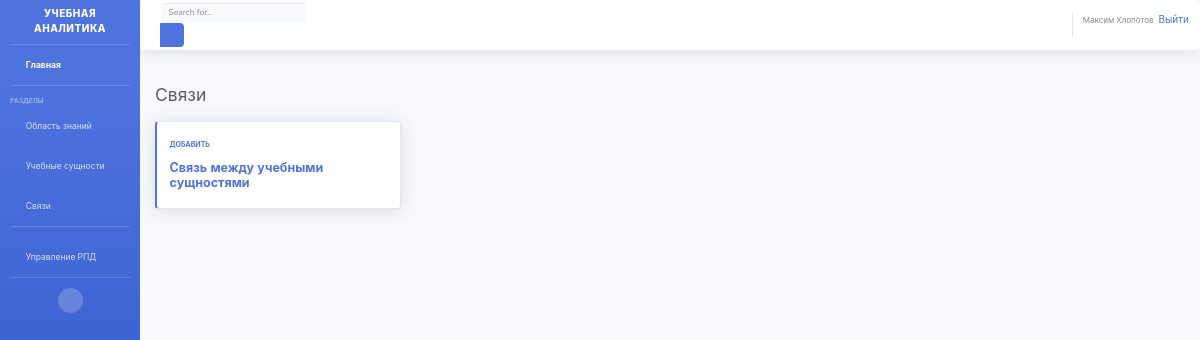
/relation/ (signed in), run on an earlier commit of the app's database.
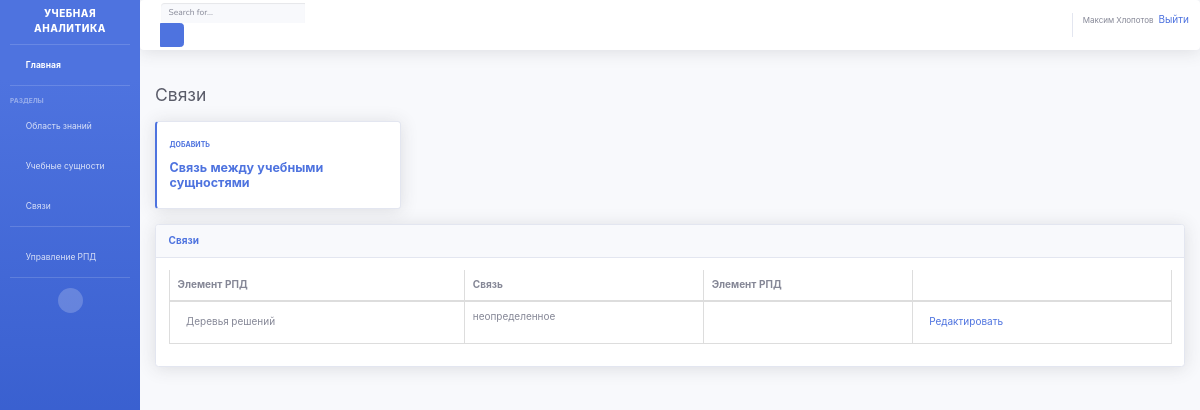
And on a later commit of the database.
### dataprocessing/models.py (models this page shows)
class Relation(models.Model):
    STATUS_CHOICES = (
        ('0', 'неопределенное'),
        ('1', 'включает в себя'),
        ('2', 'относится к'),
        ('3', 'является пререквизитом для'),
        ('4', 'имеет пререквизит'),
        ('5', 'тождество'),
        ('6', 'являются частями одного раздела'),
        ('7', 'отсутствует'),
    )
    item1 = models.ForeignKey(Items,on_delete=models.CASCADE, related_name = 'item1', verbose_name='Элемент РПД')
    relation = models.CharField(max_length=10, choices=STATUS_CHOICES, default='1', verbose_name='Связь')
    item2 = models.ManyToManyField(Items, related_name = 'item2', verbose_name='Элемент РПД')

class Items(models.Model):
    name = models.CharField(max_length=200, blank=True, verbose_name='Название')
    domain = models.ForeignKey(Domain, null = True, blank = True, help_text='Укажите область', verbose_name='Область знаний',on_delete=models.CASCADE,)
    author = models.ForeignKey(User, on_delete=models.CASCADE, related_name = 'author', verbose_name='Пользователи')
    value = models.IntegerField(blank=True, null = True, default = 0, verbose_name='Значение')
    source = models.CharField(max_length=200, blank=True, verbose_name='Источник')
    def __str__(self):
        return self.name

### dataprocessing/views.py (the view)
# urls.py: url(r'^relation/$', views.RelationListView.as_view(), name = 'relation'),
class RelationListView(generic.ListView):
    model = Relation
    def get_queryset(self):
        return Relation.objects.all()

### dataprocessing/templates/dataprocessing/relation_list.html (shortened to what this page needs)
{% extends "main.html" %}
{% block content %}
{% if user.is_authenticated %}
 <div class="d-sm-flex align-items-center justify-content-between mb-4">
      <h1 class="h3 mb-0 text-gray-800">Связи</h1>
      </div>
          <div class="row">
            <div class="col-xl-3 col-md-6 mb-4">
              <div class="card border-left-primary shadow h-100 py-2">
                <div class="card-body">
                  <div class="row no-gutters align-items-center">
                    <div class="col mr-2">
                      <div class="text-xs font-weight-bold text-primary text-uppercase mb-1">Добавить</div>
                      <div class="h5 mb-0 font-weight-bold text-gray-800"><a href = "{% url 'post_relation' %}">Связь между учебными сущностями</a>
                      </div>
                    </div>
                    <div class="col-auto">
                      <i class="fas fa-sitemap fa-2x text-gray-300"></i>
                    </div>
                  </div>
                </div>
              </div>
            </div>
</div>
{% if relation_list %}
          <div class="card shadow mb-4">
            <div class="card-header py-3">
              <h6 class="m-0 font-weight-bold text-primary">Связи</h6>
            </div>
            <div class="card-body">
              <div class="table-responsive">
                <table class="table table-bordered" id="dataTable" width="100%" cellspacing="0">
                  <thead>
                <tr>
                  <th>Элемент РПД</th>
                  <th>Связь</th>
                  <th>Элемент РПД</th>
                  <th></th>
                </tr>
              </thead>
              <tbody>
              {% for rel in relation_list %}
                <tr>
                <td><a class="btn btn-default" href="{% url 'details' pk=rel.item1.pk %}">{{rel.item1}}</a></td>
                <td>{{rel.get_relation_display}}</td>
                <td></td>
                <td><a class="btn btn-link" href="{% url 'edit_relation' pk=rel.pk %}">Редактировать</a></td>
                </tr>
              </tbody>
              {% endfor %}
            </table>
          </div>
</div>
</div>
{% endif %}
{%else%}
    <p>У вас нет доступа к этой странице. Обратитесь к администратору</p>
    <li><a href="{% url 'index'%}">Вернуться</a></li>
{% endif %}
{% endblock %}

### dataprocessing/templates/main.html (shortened to what this page needs)
<!DOCTYPE html>
<html lang="en">
<head>
  <link rel="stylesheet" href="https://maxcdn.bootstrapcdn.com/bootstrap/3.3.7/css/bootstrap.min.css">
  <link rel="stylesheet" href="https://cdn.jsdelivr.net/npm/bootstrap-select@1.13.12/dist/css/bootstrap-select.min.css">
  <link href="/static/vendor/fontawesome-free/css/all.min.css" rel="stylesheet" type="text/css">
  {% load static%}
  <link href="/static/css/sb-admin-2.min.css" rel="stylesheet">
</head>
<body id="page-top">
  <div id="wrapper">
    <ul class="navbar-nav bg-gradient-primary sidebar sidebar-dark accordion" id="accordionSidebar">
      <a class="sidebar-brand d-flex align-items-center justify-content-center" href="{% url 'index' %}">
        <div class="sidebar-brand-text mx-3">УЧЕБНАЯ АНАЛИТИКА</div>
      </a>
      <hr class="sidebar-divider my-0">
      <li class="nav-item active">
        <a class="nav-link" href="{% url 'index' %}">
          <i class="fas fa-fw fa-tachometer-alt"></i>
          <span>Главная</span></a>
      </li>
      <hr class="sidebar-divider">
      <div class="sidebar-heading">
        Разделы
      </div>
      {% if user.is_authenticated %}
      <li class="nav-item">
        <a class="nav-link" href="{% url 'domain' %}">
          <i class="fas fa-fw fa-university"></i>
          <span>Область знаний</span></a>
      </li>
      <li class="nav-item">
        <a class="nav-link" href="{% url 'items' %}">
          <i class="fas fa-fw fa-list"></i>
          <span>Учебные сущности</span></a>
      </li>
      <li class="nav-item">
        <a class="nav-link" href="{% url 'relation' %}">
          <i class="fas fa-fw fa-sitemap"></i>
          <span>Связи</span></a>
      </li>
      <hr class="sidebar-divider">
      {% if user.is_staff %}
      <li class="nav-item">
        <a class="nav-link" href="{% url 'workprograms' %}">
          <i class="fas fa-fw fa-university"></i>
          <span>Управление РПД</span></a>
      </li>
      {% endif %}
      <hr class="sidebar-divider d-none d-md-block">
      <div class="text-center d-none d-md-inline">
        <button class="rounded-circle border-0" id="sidebarToggle"></button>
      </div>
    </ul>
    <div id="content-wrapper" class="d-flex flex-column">
      <div id="content">
        <nav class="navbar navbar-expand navbar-light bg-white topbar mb-4 static-top shadow">
          <form class="d-none d-sm-inline-block form-inline mr-auto ml-md-3 my-2 my-md-0 mw-100 navbar-search">
            <div class="input-group">
              <input type="text" class="form-control bg-light border-0 small" placeholder="Search for..." aria-label="Search" aria-describedby="basic-addon2">
              <div class="input-group-append">
                <button class="btn btn-primary" type="button">
                  <i class="fas fa-search fa-sm"></i>
                </button>
              </div>
            </div>
          </form>
          <ul class="navbar-nav ml-auto">
            <a href="#"><span class="mr-2 d-none d-lg-inline text-gray-600 small">{{ user.get_full_name}}</span></a>
            <a href="{% url 'logout'%}">Выйти</a>
            {% endif %}
          </ul>
        </nav>
        <div class="container-fluid">
        {% block content %}{% endblock %}
        </div>
      </div>
    </div>
  </div>
</body>
</html>

What changed in the data, as far as the page shows it:
added Relation: item1 "Деревья решений", relation "неопределенное"
Also different on the page:
text now shown: "Связи Элемент РПД Связь Элемент РПД"
